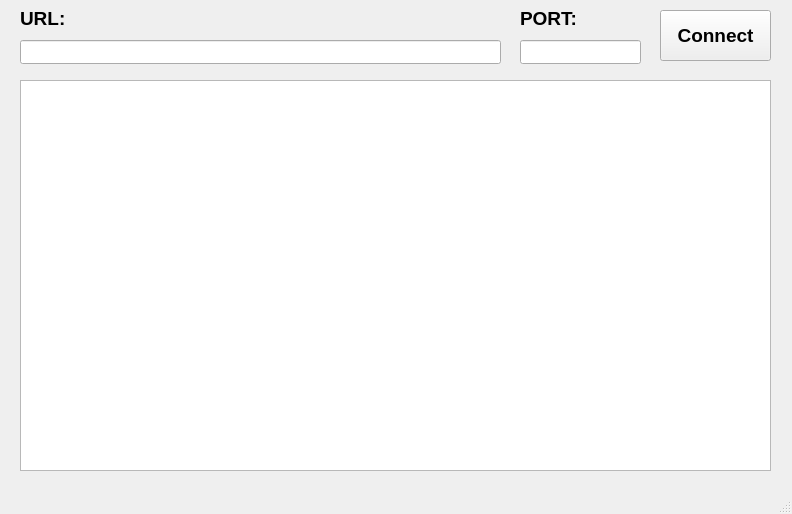
<?xml version="1.0" encoding="UTF-8"?>
<ui version="4.0">
 <class>MainWindow</class>
 <widget class="QMainWindow" name="MainWindow">
  <property name="geometry">
   <rect>
    <x>0</x>
    <y>0</y>
    <width>792</width>
    <height>514</height>
   </rect>
  </property>
  <property name="windowTitle">
   <string>MainWindow</string>
  </property>
  <widget class="QWidget" name="centralwidget">
   <widget class="QLineEdit" name="url">
    <property name="geometry">
     <rect>
      <x>20</x>
      <y>40</y>
      <width>481</width>
      <height>24</height>
     </rect>
    </property>
   </widget>
   <widget class="QLineEdit" name="port">
    <property name="geometry">
     <rect>
      <x>520</x>
      <y>40</y>
      <width>121</width>
      <height>24</height>
     </rect>
    </property>
   </widget>
   <widget class="QPushButton" name="pushButton">
    <property name="geometry">
     <rect>
      <x>660</x>
      <y>10</y>
      <width>111</width>
      <height>51</height>
     </rect>
    </property>
    <property name="font">
     <font>
      <pointsize>14</pointsize>
      <bold>true</bold>
     </font>
    </property>
    <property name="text">
     <string>Connect</string>
    </property>
   </widget>
   <widget class="QLabel" name="label">
    <property name="geometry">
     <rect>
      <x>20</x>
      <y>10</y>
      <width>49</width>
      <height>16</height>
     </rect>
    </property>
    <property name="font">
     <font>
      <pointsize>14</pointsize>
      <bold>true</bold>
     </font>
    </property>
    <property name="text">
     <string>URL:</string>
    </property>
   </widget>
   <widget class="QLabel" name="label_2">
    <property name="geometry">
     <rect>
      <x>520</x>
      <y>10</y>
      <width>81</width>
      <height>16</height>
     </rect>
    </property>
    <property name="font">
     <font>
      <pointsize>14</pointsize>
      <bold>true</bold>
     </font>
    </property>
    <property name="text">
     <string>PORT:</string>
    </property>
   </widget>
   <widget class="QTextBrowser" name="textBrowser">
    <property name="geometry">
     <rect>
      <x>20</x>
      <y>80</y>
      <width>751</width>
      <height>391</height>
     </rect>
    </property>
   </widget>
  </widget>
  <widget class="QMenuBar" name="menubar">
   <property name="geometry">
    <rect>
     <x>0</x>
     <y>0</y>
     <width>792</width>
     <height>21</height>
    </rect>
   </property>
  </widget>
  <widget class="QStatusBar" name="statusbar"/>
 </widget>
 <resources/>
 <connections/>
</ui>
